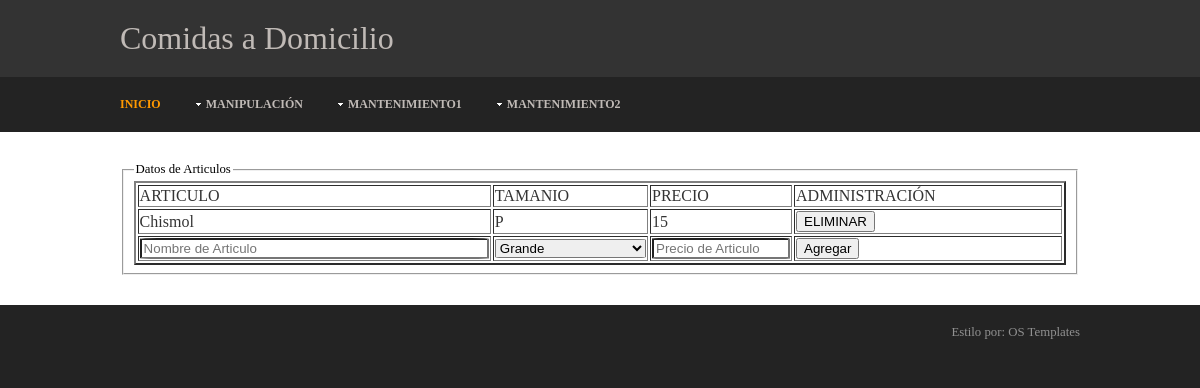
/comidasmod/comidas/articulos/articulos.php, run on an earlier commit of the app's database.
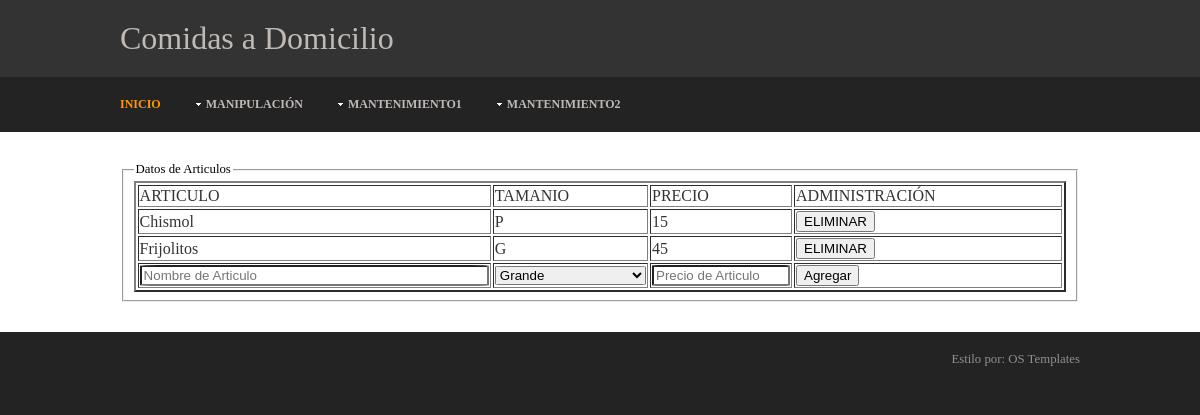
And on a later commit of the database.
### tables this page shows
CREATE TABLE IF NOT EXISTS `articulos` (
  `articulo` varchar(10) NOT NULL,
  `tamano` char(1) NOT NULL,
  `precio_articulo` decimal(4,0) NOT NULL,
  PRIMARY KEY (`articulo`,`tamano`)
);

### comidasmod/comidas/articulos/cls_articulos.php (the view, shortened to what this page needs)
<?php
require_once '../conexionComidas.php';
    function consultaFamilias($art,$tam){
        global $server,$bd,$user,$password;
        $db = new PDO("mysql:host=".$server.";dbname=".$bd.";charset=utf8",$user, $password);
        $consulta=$db->prepare("CALL sp_get_articulos(:art,:tam);");
        $consulta->bindParam(":art",$art, PDO::PARAM_STR, 10);
        $consulta->bindParam(":tam",$tam, PDO::PARAM_STR, 1);
        $consulta->execute();
        $filas=$consulta->fetchAll(PDO::FETCH_ASSOC);
        tabla($filas);
    }
    function tabla($filas){
        ?><table border=2 width=100% id="datos1"><?php
        if(!isset($filas[0])){
           echo "<p>Aqui no hay datos por ahora</p>";
        }else{
            echo "<tr>";
            foreach($filas[0] as $indice => $valor){
                echo "<td>". $indice ."</td>";
            }
        ?><td colspan="1">ADMINISTRACI&Oacute;N</td></tr><?php
        }
        foreach ($filas as $fila){
            echo "<tr>";
            foreach ($fila as $columna) {
                echo "<td>".utf8_encode($columna)."</td>";
            }
            echo <<<HTML
                <td><input type='button' onclick='consulta(
                    "cls_articulos.php?accion=eliminar&art={$fila["ARTICULO"]}&tam={$fila["TAMANIO"]}");' value='ELIMINAR'>
                </td>
HTML;
            echo "</tr>";
        }
        ?>
            <tr>
                <td><input type="text" name="art" id="art" class="textEntry"
                           placeholder="Nombre de Articulo" maxlength="10"></td>
                <td><select id="tam" name="tam" class="textEntry">
                        <option value="G" selected>Grande</option>
                    </select></td>
                <td><input type="number" name="prc" id="prc" class="textEntry"
                           placeholder="Precio de Articulo" maxlength="4" min="0" max="9999" step="10"></td>
                <td colspan="2"><input type="button" value="Agregar" onclick="insertaFamilia();"></td>
            </tr>
    </table>
        <?php
    }
?>

### comidasmod/comidas/encabezado.php (shortened to what this page needs)
<html lang="es" dir="ltr">
    <head>
        <link rel="stylesheet" href="<?php echo $maindir;?>styles/layout.css"
               type="text/css" media="all">
        <link rel="stylesheet" href="<?php echo $maindir;?>styles/mediaqueries.css"
              type="text/css" media="all">
    </head>
    <body>
        <div class="wrapper row1">
          <header id="header" class="clear">
            <hgroup>
              <h1>Comidas a Domicilio</h1>
            </hgroup>
          </header>
        </div>
            <div class="wrapper row2">
                  <nav id="topnav">
                    <ul class="clear">
                      <li class="active first"><a href="index.php">Inicio</a></li>
                      <li><a class="drop" href="#">Manipulaci&oacute;n</a>
                      </li>
                      <li><a href="#" class="drop">Mantenimiento1</a>
                      </li>
                      <li><a href="#" class="drop">Mantenimiento2</a>
                      </li>
                    </ul>
                  </nav>
            </div>
        <div class="wrapper row3">
        <div id="container">

### comidasmod/comidas/articulos/articulos.php (shortened to what this page needs)
<?php
    $maindir="../";
    require_once $maindir . "conexionComidas.php";
    require_once $maindir . "encabezado.php";
    require_once "cls_articulos.php";
?>
<div class="full_width clear" id="datos2">
<fieldset><legend>Datos de Articulos</legend>
    <div class="full_width clear" id="datos">
<?php
    consultaFamilias("","");
?>
    </div>
</fieldset>
</div>
<?php
    require_once "../pie.php";
?>

### comidasmod/comidas/pie.php
<?php
echo <<<HTML
    </div>
</div>
<div class="wrapper row4">
  <footer id="footer" class="clear">
    <p class="fl_right">Estilo por: <a href="http://www.os-templates.com/" title="Free Website Templates">OS Templates</a></p>
  </footer>
</div>
</body>
</html>
HTML;
?>

### comidasmod/comidas/styles/layout.css (style rules this page uses)
html { overflow-y:scroll; }
body { margin:0; padding:0; font-size:100%; font-family:Georgia, "Times New Roman", Times, serif; color:#919191; background-color:#232323; }
.clear { display:block; clear:both; }
.clear:after { display:block; visibility:hidden; height:0; clear:both; font-size:0; content:""; }
a { outline:none; text-decoration:none; }
.fl_right { float:right; }
address, article, aside, figcaption, figure, footer, header, hgroup, nav, section { display:block; margin:0; padding:0; }
div.wrapper { display:block; width:100%; margin:0; padding:0; text-align:left; }
.row1, .row1 a { color:#C0BAB6; background-color:#333333; }
.row2 { color:#919191; background-color:#232323; }
.row3 { color:#000000; background-color:#FFFFFF; }
.row4, .row4 a { color:#919191; background-color:#232323; }
h1, h2, h3, h4, h5, h6 { margin:0 0 8px 0; padding:0; font-size:1.6em; font-weight:normal; line-height:normal; }
#header, #topnav, #container, #footer, #copyright { margin:0 auto; font-size:.8em; }
#header { padding:20px 0; }
#header hgroup { display:block; float:left; width:auto; clear:right; }
#header hgroup h1, #header hgroup h2 { margin:0; font-weight:normal; text-transform:none; }
#header hgroup h1 { font-size:2.5em; }
#container { padding:30px 0; clear:both; }
.textEntry { width: 100%; border-radius: 5%; }
table { color: #333333; width: 100%; }
#footer { padding:20px 0; }
#footer p { margin:0; padding:0; }

### comidasmod/comidas/styles/mediaqueries.css (style rules this page uses)
@media screen and (min-width:960px) { #header, #topnav, #container, #footer { max-width:960px; margin:0 auto; } }

### comidasmod/comidas/styles/framework.css (style rules this page uses)
.first { margin-left:0; clear:left; }
.full_width { display:block; width:100%; clear:both; }

### comidasmod/comidas/styles/navi.css (style rules this page uses)
nav ul { margin:0; padding:0; list-style:none; }
#topnav { padding:20px 0; color:#C0BAB6; background-color:#232323; clear:both; }
#topnav ul { margin:0; padding:0; list-style:none; text-transform:uppercase; font-size:12px; }
#topnav li { position:relative; display:block; float:left; margin:0 0 0 30px; padding:0; background-color:red; }
#topnav li:first-child, #topnav li.first { margin-left:0; }
#topnav li a { display:block; padding:0; }
#topnav a { color:#C0BAB6; background-color:#232323; font-weight:bold; }
#topnav li.active a, #topnav a:hover { color:#FF9900; background-color:#232323; }
#topnav li a.drop, #topnav li.active a.drop { padding-left:15px; background-image:url("images/dropdown_side.gif"); background-position:5px center; background-repeat:no-repeat; }

What changed in the data, as far as the page shows it:
added articulos: articulo "Frijolitos", tamano "G", precio_articulo "45"
